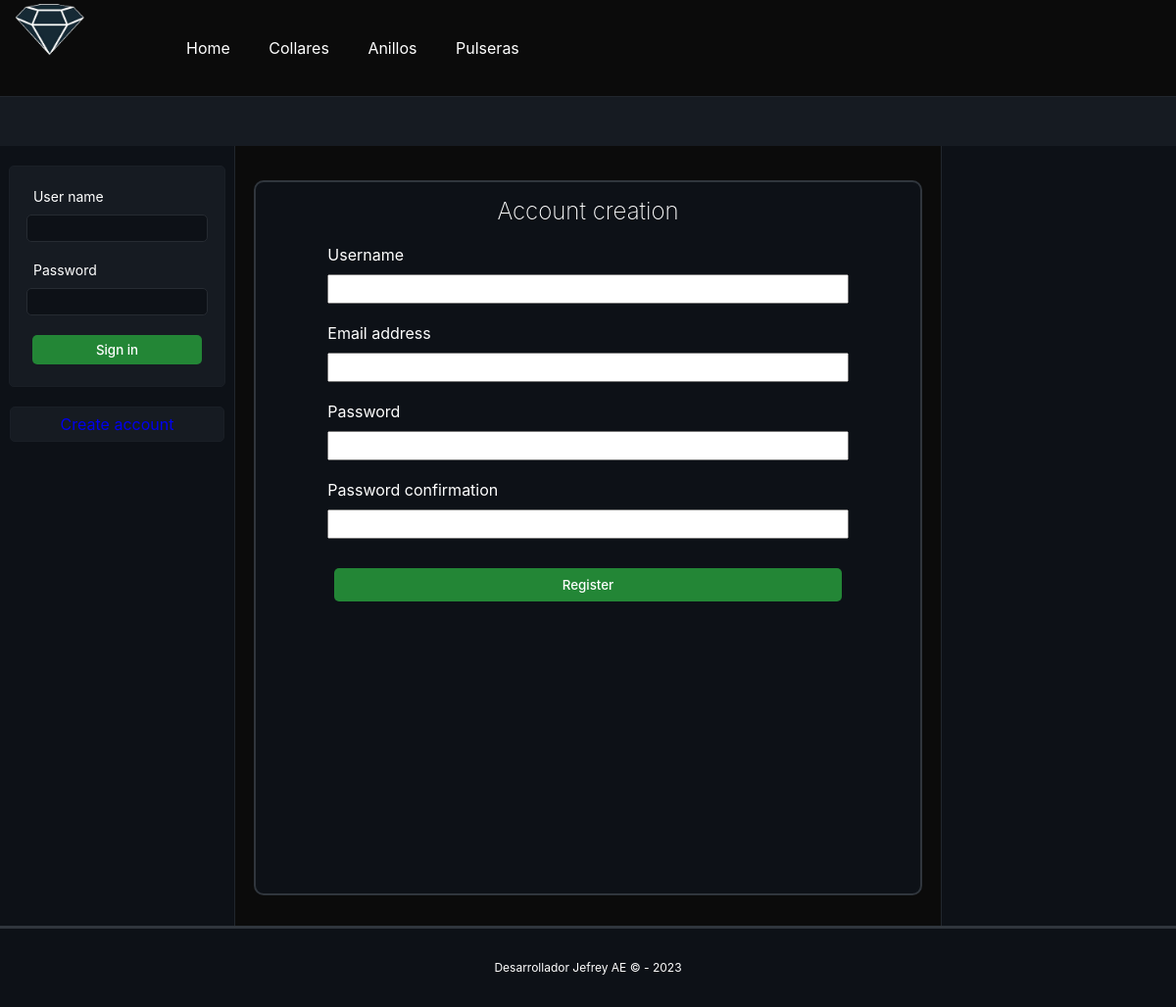
The page /user/register on the database its author committed.
### home/models.py (models this page shows, shortened)
class Topic(models.Model):
    name = models.CharField(max_length=50)
    class Meta:
        verbose_name = "Topic"
        verbose_name_plural = "Topics"

### users/views.py (the view)
# urls.py: path('user/register', UsersViews.index, name='registerUser'),
def index(request):
    topics = Topic.objects.all()
    form = RegisterUser()
    return render(request, 'userCreate.html', {'topics': topics, 'form': form})

### home/forms.py
class RegisterUser(UserCreationForm):
    class Meta:
        model = User
        fields = ['username', 'email', 'password1','password2']

### users/templates/userCreate.html (shortened to what this page needs)
{% extends 'layout.html' %}
{% load static%}
{% block content %}
<section id="central">
    {% include 'leftSidebar.html' %}
    <div id="content">
        <h1 id="title_register">Account creation</h1>
        <form action="{% url 'saveUser' %}" id="form_users" method="POST">
            {% for field in form%}
                <label>{{field.label}}</label>
                {{field}}
            {% endfor%}
            <input type="submit" value="Register" />
        </form>
    </div>
    {% include 'rightSidebar.html' %}
</section>
{% endblock content %}

### layouts/templates/layout.html (shortened to what this page needs)
<!DOCTYPE html>
<html lang='es'>
    <head>
        {% load static %}
        <link rel='stylesheet' type='text/css' href={% static 'css/styles.css' %} />
    </head>
    <body class="layout">
        <header>
            <div id='logo'>
                <img src={% static 'images/diamond.png' %} />
            </div>
            <nav id='navbar'>
                <ul>
                    <li>
                        <a href="{% url 'home' %}">Home</a>
                    </li>
                    {% for topic in topics %}
                        <li>
                            <a href="{% url 'topic' topic.name %}">{{topic.name}}</a>
                        </li>
                    {% endfor %}
                </ul>
            </nav>
        </header>
        <section id="info_bar">
        </section>
            {% block content %}{% endblock  %}
        <footer>
            Desarrollador Jefrey AE &copy - {% now "Y" %}
        </footer>
    </body>
</html>

### layouts/static/css/styles.css (style rules this page uses)
* { margin: 0px; padding: 0px; font-family: -apple-system, BlinkMacSystemFont, "Segoe UI", "Noto Sans", Helvetica, Arial, sans-serif, "Apple Color Emoji", "Segoe UI Emoji"; text-decoration: none; }
body { background-color: #0b0b0b; color: white; }
header { margin: 0px; display: grid; grid-template-columns: 15% 80% 10%; border-bottom: 1px solid #21262d; }
#logo img { width: 40%; margin-left: 15px; }
.layout { display: grid; grid-template-rows: 10% 5% 80% 5%; }
#navbar { display: flex; align-items: center; }
#navbar li { list-style: none; display: inline; margin-right: 15px; padding: 25px 10px 25px 10px; }
#navbar ul li a { text-decoration: none; color: white; font-size: 16px; }
#info_bar { height: 50px; background-color: #161b22; }
#central { display: grid; grid-template-columns: 20% 60% 20%; }
#form_users { margin-top: 20px !important; width: 100%; }
#form_users input { display: block; width: 80%; margin: 0px auto; margin-top: 10px; padding: 5px; }
#form_users label { display: block; width: 82%; margin: 0px auto; margin-top: 20px; padding: 0px; }
#form_users input[type="submit"] { margin: 0px auto; margin-top: 30px; padding: 9px; background-color: #238636; color: white; border: none; border-radius: 5px; font-weight: 500; }
#title_register { width: 100%; text-align: center; font-weight: 200; }
#content { width: 90%; border: 2px solid #30363d; border-radius: 10px; margin: 0px auto; margin-top: 35px; margin-bottom: 35px; padding: 15px; background-color: #0d1117; }
footer { min-height: 80px; background-color: #0d1117; border-top: solid; border-color: #30363d; line-height: 80px; text-align: center; font-size: 12px; width: 100%; }

### rows shown on the page
Topic: name "Collares"
Topic: name "Anillos"
Topic: name "Pulseras"

### other values the page prints
{{ field.label }} "Username" "Email address" "Password" "Password confirmation"
